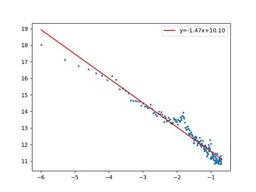
#> input picture test_soil_rapsd_lr.jpg, 256 x 192 px, shrunk from 640 x 480 before the run
$ python ColorSpace.py test_soil_rapsd_lr.jpg
#> lines starting #> are read from the running program, lines starting #| are printed output that depends on the picture; long printed decimals are rounded
import cv2
from matplotlib import pyplot as plt
import numpy as np
from mpl_toolkits.mplot3d import Axes3D
from matplotlib import cm
from matplotlib import colors
import sys
import os
# Read image file as BGR
img = cv2.imread(sys.argv[1], 1)
#> img is the input picture: shape (192, 256, 3); mean B, G, R 250.1, 249.8, 249.9


# Convert image from BGR to RGB and split channels
rgb_img = cv2.cvtColor(img, cv2.COLOR_BGR2RGB)
r, g, b = cv2.split(rgb_img)

# Set up plot to place each pixel in its location (3D RGB space) and color it by its original color
fig = plt.figure()
axis = fig.add_subplot(1, 1, 1, projection="3d")

# Set up the pixel colors. In order to color each pixel according to its true color, there’s a bit of reshaping and
# normalization required. Normalizing just means condensing the range of colors from 0-255 to 0-1 as required for the
# facecolors parameter. Lastly, facecolors wants a list, not an NumPy array
pixel_colors = rgb_img.reshape((np.shape(rgb_img)[0]*np.shape(rgb_img)[1], 3))
norm = colors.Normalize(vmin=-1.0, vmax=1.0)
norm.autoscale(pixel_colors)
pixel_colors = norm(pixel_colors).tolist()
#> pixel_colors = 49152 items

# Build the scatter plot and view it
axis.scatter(r.flatten(), g.flatten(), b.flatten(), facecolors=pixel_colors, marker=".")
axis.set_xlabel("Red")
axis.set_ylabel("Green")
axis.set_zlabel("Blue")
rgbFileName = "colorSRGB_" + os.path.basename(sys.argv[1])
plt.savefig("uploads/" + rgbFileName)
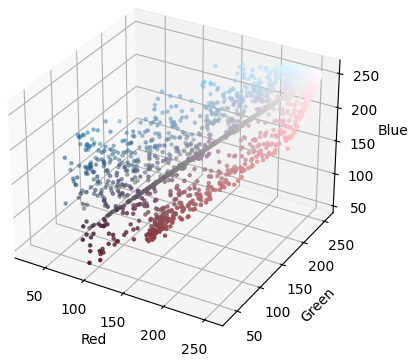
#> figure drawn by matplotlib, 1 panel


def getAverageRGBN(rgb_img):
    im = np.array(rgb_img) # get image as numpy array
    w,h,d = im.shape # get shape
#> w = 192; h = 256; d = 3
    im.shape = (w*h, d) # change shape
    return tuple(im.mean(axis=0)) # get average
print('Average RGB values are',getAverageRGBN(rgb_img)) #Average RGB value
#| Average RGB values are (249.941, 249.850, 250.108)


Avg_RGB=getAverageRGBN(rgb_img)
#> Avg_RGB = (249.9, 249.8, 250.1)


# Visualization image in HSV space
# convert image from RGB to HSV
hsv_img = cv2.cvtColor(rgb_img, cv2.COLOR_RGB2HSV)
#> hsv_img: shape (192, 256, 3); mean H, S, V 11.5, 1.9, 250.7
h, s, v = cv2.split(hsv_img)
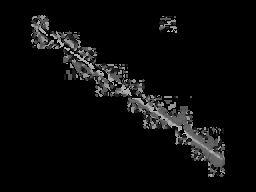
#> h: shape (192, 256); min 0, max 179, mean 11.5
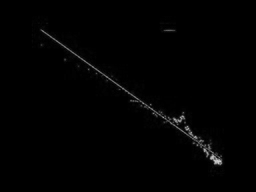
#> s: shape (192, 256); min 0, max 208, mean 1.9

pixel_colors = hsv_img.reshape((np.shape(hsv_img)[0]*np.shape(hsv_img)[1], 3))
norm = colors.Normalize(vmin=-1.0, vmax=1.0)
norm.autoscale(pixel_colors)
pixel_colors = norm(pixel_colors).tolist()

fig = plt.figure()
axis = fig.add_subplot(1, 1, 1, projection="3d")
axis.scatter(h.flatten(), s.flatten(), v.flatten(), facecolors=pixel_colors, marker=".")
axis.set_xlabel("Hue")
axis.set_ylabel("Saturation")
axis.set_zlabel("Value")
hsvFileName = "colorSHSV_" + os.path.basename(sys.argv[1])
plt.savefig("uploads/" + hsvFileName)
def getAverageHSVN(hsv_img):
    im = np.array(hsv_img) # get image as numpy array
    w,h,d = im.shape # get shape
#> w = 192; h = 256; d = 3
    im.shape = (w*h, d) # change shape
    return tuple(im.mean(axis=0)) # get average
print('Average HSV values are',getAverageHSVN(hsv_img)) #Average HSV value
#| Average HSV values are (11.471, 1.861, 250.682)


# Visualization image in CIELab space
# convert image from RGB to Lab
lab_img = cv2.cvtColor(rgb_img, cv2.COLOR_RGB2Lab)
#> lab_img: shape (192, 256, 3); mean of channels 0, 1, 2 250.4, 128.1, 127.9
l, a, b = cv2.split(lab_img)
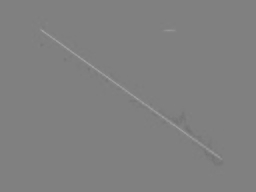
#> a: shape (192, 256); min 114, max 160, mean 128.1

pixel_colors = lab_img.reshape((np.shape(lab_img)[0]*np.shape(lab_img)[1], 3))
norm = colors.Normalize(vmin=-1.0, vmax=1.0)
norm.autoscale(pixel_colors)
pixel_colors = norm(pixel_colors).tolist()

fig = plt.figure()
axis = fig.add_subplot(1, 1, 1, projection="3d")
axis.scatter(h.flatten(), s.flatten(), v.flatten(), facecolors=pixel_colors, marker=".")
axis.set_xlabel("Light*")
axis.set_ylabel("a* value")
axis.set_zlabel("b* Value")
labFileName = "colorSLAB_" + os.path.basename(sys.argv[1])
plt.savefig("uploads/" + labFileName)
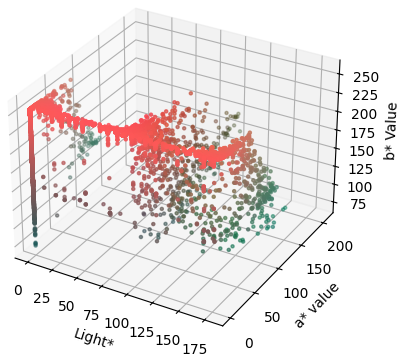
#> figure drawn by matplotlib, 1 panel
def getAverageLabN(lab_img):
    im = np.array(lab_img) # get image as numpy array
    w,h,d = im.shape # get shape
#> w = 192; h = 256; d = 3
    im.shape = (w*h, d) # change shape
    return tuple(im.mean(axis=0)) # get average
print('Average Lab values are',getAverageLabN(lab_img)) #Average Lab value
#| Average Lab values are (250.382, 128.118, 127.902)


# Visualization image in CIEXYZ space
# convert image from RGB to XYZ
XYZ_img = cv2.cvtColor(rgb_img, cv2.COLOR_RGB2XYZ)
#> XYZ_img: shape (192, 256, 3); mean of channels 0, 1, 2 237.3, 249.9, 251.4
X, Y, Z = cv2.split(XYZ_img)
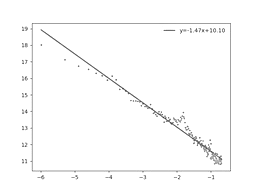
#> Z: shape (192, 256); min 57, max 255, mean 251.4

pixel_colors = XYZ_img.reshape((np.shape(XYZ_img)[0]*np.shape(XYZ_img)[1], 3))
norm = colors.Normalize(vmin=-1.0, vmax=1.0)
norm.autoscale(pixel_colors)
pixel_colors = norm(pixel_colors).tolist()

fig = plt.figure()
axis = fig.add_subplot(1, 1, 1, projection="3d")
axis.scatter(h.flatten(), s.flatten(), v.flatten(), facecolors=pixel_colors, marker=".")
axis.set_xlabel("X")
axis.set_ylabel("Y")
axis.set_zlabel("Z")
xyzFileName = "colorSXYZ_" + os.path.basename(sys.argv[1])
plt.savefig("uploads/" + xyzFileName)
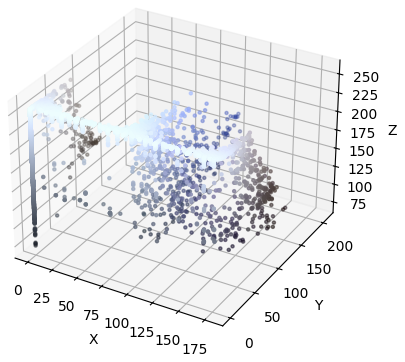
#> figure drawn by matplotlib, 1 panel
def getAverageXYZN(XYZ_img):
    im = np.array(XYZ_img) # get image as numpy array
    w,h,d = im.shape # get shape
#> w = 192; h = 256; d = 3
    im.shape = (w*h, d) # change shape
    return tuple(im.mean(axis=0)) # get average
print('Average XYZ values are',getAverageXYZN(XYZ_img)) #Average XYZ value
#| Average XYZ values are (237.271, 249.887, 251.390)
